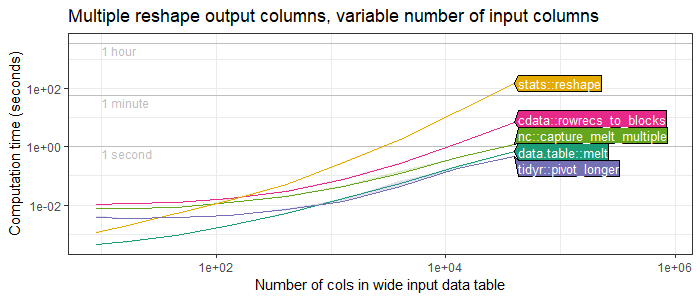

This chart was generated by the following R code:
source("packages-new.R")

pkg.color <- c(
  "data.table::melt"="#1B9E77",
  "reshape2::melt"="#D95F02",
  "tidyr::gather"="#7570B3",
  "tidyr::pivot_longer"="#7570B3",
  "cdata::unpivot_to_blocks"="#E7298A",
  "cdata::rowrecs_to_blocks"="#E7298A",
  "nc::capture_melt_multiple"="#66A61E",
  "stats::reshape"="#E6AB02",
  "utils::stack"="#E6AB02")
  #"#A6761D", "#666666")

iris.timings <- fread("figure-iris-cols-new-data.csv")
iris.timings[, seconds := time/1e9]
stats.timings <- iris.timings[expr %in% names(pkg.color), .(
  median=median(seconds),
  q25=quantile(seconds, 0.25),
  q75=quantile(seconds, 0.75)
), by=.(N.col, expr)]
stats.timings[, minutes := median/60]
stats.timings[
, .SD[N.col==max(N.col), .(
  N.col, pkg=sub("::.*", "", expr), median, minutes)][order(-minutes)],
]


stats.timings[N.col>4000, {
  fit <- lm(log10(median) ~ log10(N.col))
  w <- coef(fit)
  data.table(intercept=w[1], slope=w[2])
}, by=.(expr)][order(slope)]

ref.dt <- data.table(
  seconds=c(60*60, 60, 1),
  unit=c("hour", "minute", "second"))[unit!="hour"]
dl <- ggplot()+
  ggtitle("Multiple reshape output columns, variable number of input columns")+
  geom_hline(aes(
    yintercept=seconds),
    color="grey",
    data=ref.dt)+
  geom_text(aes(
    10, seconds, label=paste(1, unit)),
    data=ref.dt,
    color="grey",
    hjust=0,
    size=3,
    vjust=1.2)+
  theme_bw()+
  theme(
    legend.position = "none",
    panel.spacing=grid::unit(0, "lines"))+
  scale_color_manual(values=pkg.color)+
  scale_fill_manual(values=pkg.color)+
  geom_dl(aes(
    N.col, median, color=expr, label=expr),
    data=stats.timings,
    method=list(cex=0.75, "last.polygons"))+
  geom_line(aes(
    N.col, median, group=expr),
    color="white",
    alpha=0.5,
    size=2,
    data=stats.timings)+
  geom_line(aes(
    N.col, median, color=expr),
    data=stats.timings)+
  geom_ribbon(aes(
    N.col, ymin=q25, ymax=q75, fill=expr),
    alpha=0.2,
    data=stats.timings)+
  scale_x_log10(
    "Number of cols in wide input data table",
    limits=c(NA, max(stats.timings$N.col)*20))+
  scale_y_log10(
    "Computation time (seconds)")

pdf("figure-iris-cols-new.pdf", 7, 3)
print(dl)
dev.off()

png("figure-iris-cols-new.png", 7, 3, units="in", res=100)
print(dl)
dev.off()

